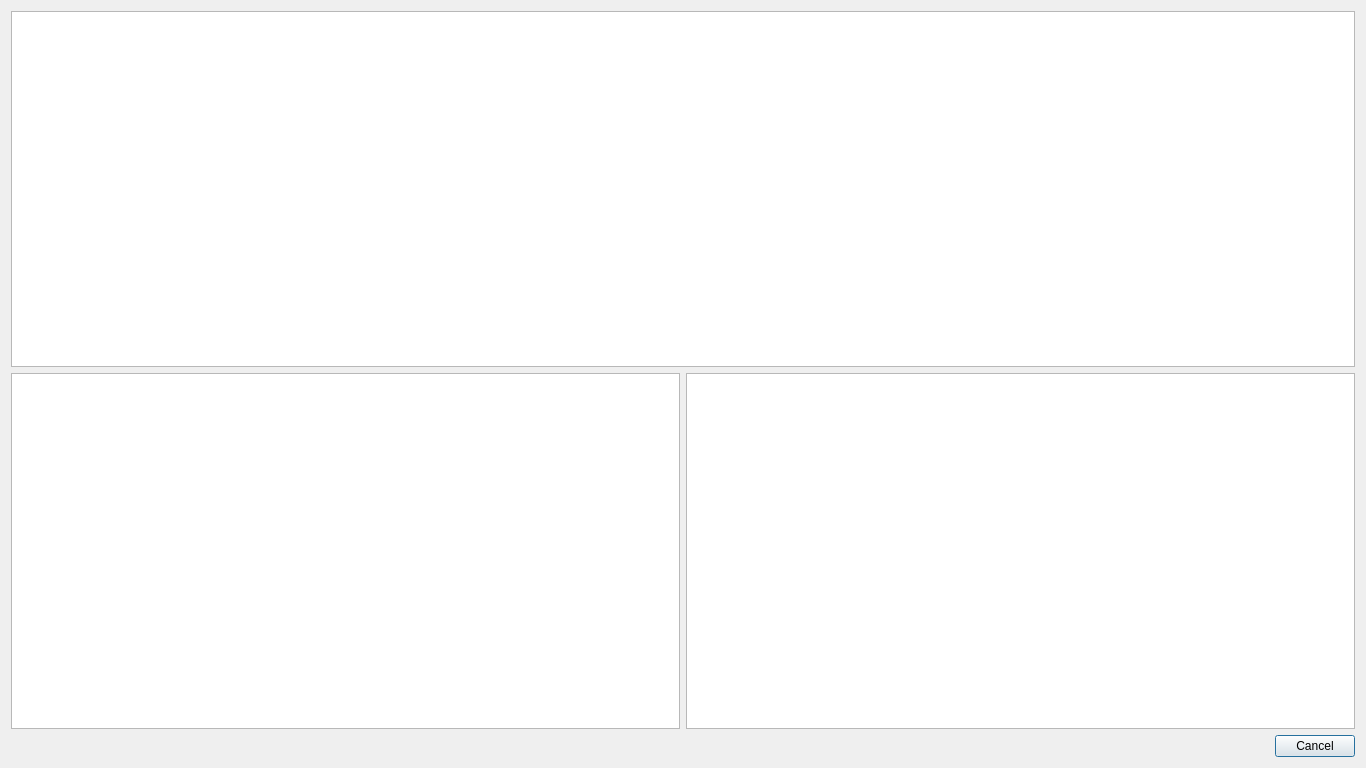
<?xml version="1.0" encoding="UTF-8"?>
<ui version="4.0">
 <class>Dialog</class>
 <widget class="QDialog" name="Dialog">
  <property name="geometry">
   <rect>
    <x>0</x>
    <y>0</y>
    <width>1366</width>
    <height>768</height>
   </rect>
  </property>
  <property name="windowTitle">
   <string>Dialog</string>
  </property>
  <layout class="QGridLayout" name="gridLayout">
   <item row="0" column="0" colspan="2">
    <widget class="PlotWidget" name="wavePlot"/>
   </item>
   <item row="1" column="1">
    <widget class="PlotWidget" name="wavePlotFAfter"/>
   </item>
   <item row="2" column="1">
    <widget class="QDialogButtonBox" name="buttonBox">
     <property name="sizePolicy">
      <sizepolicy hsizetype="Minimum" vsizetype="Fixed">
       <horstretch>0</horstretch>
       <verstretch>0</verstretch>
      </sizepolicy>
     </property>
     <property name="orientation">
      <enum>Qt::Horizontal</enum>
     </property>
     <property name="standardButtons">
      <set>QDialogButtonBox::Cancel</set>
     </property>
     <property name="centerButtons">
      <bool>false</bool>
     </property>
    </widget>
   </item>
   <item row="1" column="0">
    <widget class="PlotWidget" name="wavePlotFBefore"/>
   </item>
  </layout>
  <widget class="QLabel" name="path">
   <property name="geometry">
    <rect>
     <x>686</x>
     <y>9</y>
     <width>671</width>
     <height>96</height>
    </rect>
   </property>
   <property name="text">
    <string/>
   </property>
  </widget>
 </widget>
 <customwidgets>
  <customwidget>
   <class>PlotWidget</class>
   <extends>QGraphicsView</extends>
   <header>pyqtgraph</header>
  </customwidget>
 </customwidgets>
 <resources/>
 <connections/>
</ui>
